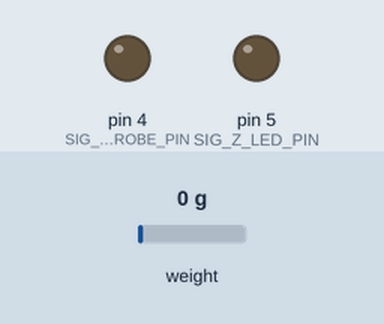
A sketch run on a simulated Arduino Uno, built with avr-gcc and run on an emulated ATmega328P. Shown: output pins drawn as LEDs (lit = HIGH). Inputs (shaded band) come from the test bench; at power-on: weight on the scale 0 g.

Above: at 0.1 s.
At 2.2 s:
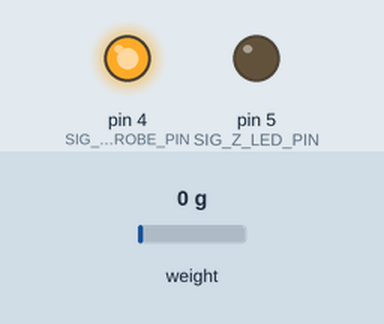
2.3 s: weight on the scale set to 4 g
3.8 s: weight on the scale set to 7 g
At 4.2 s:
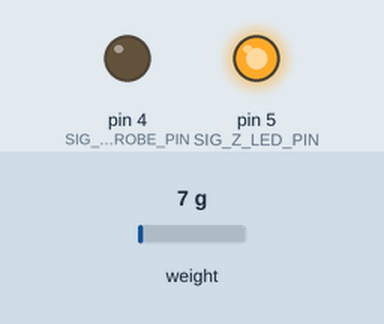
Timing chart, 0 to 6.8 s (numbered marks = the images above; inputs shaded):
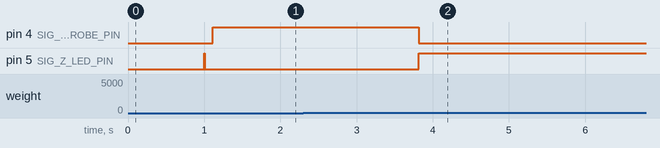

The sketch:

Z_PROBE_NEW.ino
```cpp
// (licence header left out)
#include "HX711.h"

// connection to HX711
#define HX_DT_PIN 2
#define HX_SCK_PIN 3

// Output: Z_LED signals touch to bed
#define SIG_Z_LED_PIN 5
// Output: Z_PROBE signal to SKR2 (PE4)
#define SIG_Z_PROBE_PIN 4

const int signal_delay = 10;        // delay to hold z_probe pin LOW after touch; default 800
// const float signal_wait = 0.5;   // wait for the 2. measurmend
float measure = 0.0;
float threshold = 5.0;              // threshold of grams [g] measured values for signal z_probe
                                    // must be determined by yourself - to high demage the nozzle/bed!!!

HX711 scale;

void setup()
{
  // Serial.begin(38400);                  // after setup comment '//' all serial prints!
  // Serial.println("MANUALLY SETUP MODE Z_PROBE START");

  scale.begin(HX_DT_PIN, HX_SCK_PIN);   // start HX711 scale

  scale.set_scale(870.f);               // value is obtained by calibrating LC
  scale.tare();

  pinMode(SIG_Z_LED_PIN, OUTPUT);
  pinMode(SIG_Z_PROBE_PIN, OUTPUT);

  digitalWrite(SIG_Z_LED_PIN, HIGH);      // start up set HIGH
  delay(signal_delay);
  digitalWrite(SIG_Z_LED_PIN, LOW);       // after delay set LOW

}

void loop()
{
   float measure = scale.get_units();
   // Serial.print(scale.get_units(2), 1);

  digitalWrite(SIG_Z_PROBE_PIN, HIGH);
  digitalWrite(SIG_Z_LED_PIN, LOW);

  if (measure > threshold)
    {
    digitalWrite(SIG_Z_PROBE_PIN, LOW);
    digitalWrite(SIG_Z_LED_PIN, HIGH);
    delay(signal_delay);
    }
}
```

Measured:
- the behaviour switches between 5 and 6 g on weight on the scale (found by bisection; images 1 and 2)
- after the input at 2.3 s, every drawn part: stays the same
- after the input at 3.8 s, pin 4 (SIG_Z_PROBE_PIN): HIGH → LOW at once; pin 5 (SIG_Z_LED_PIN): LOW → HIGH at once
